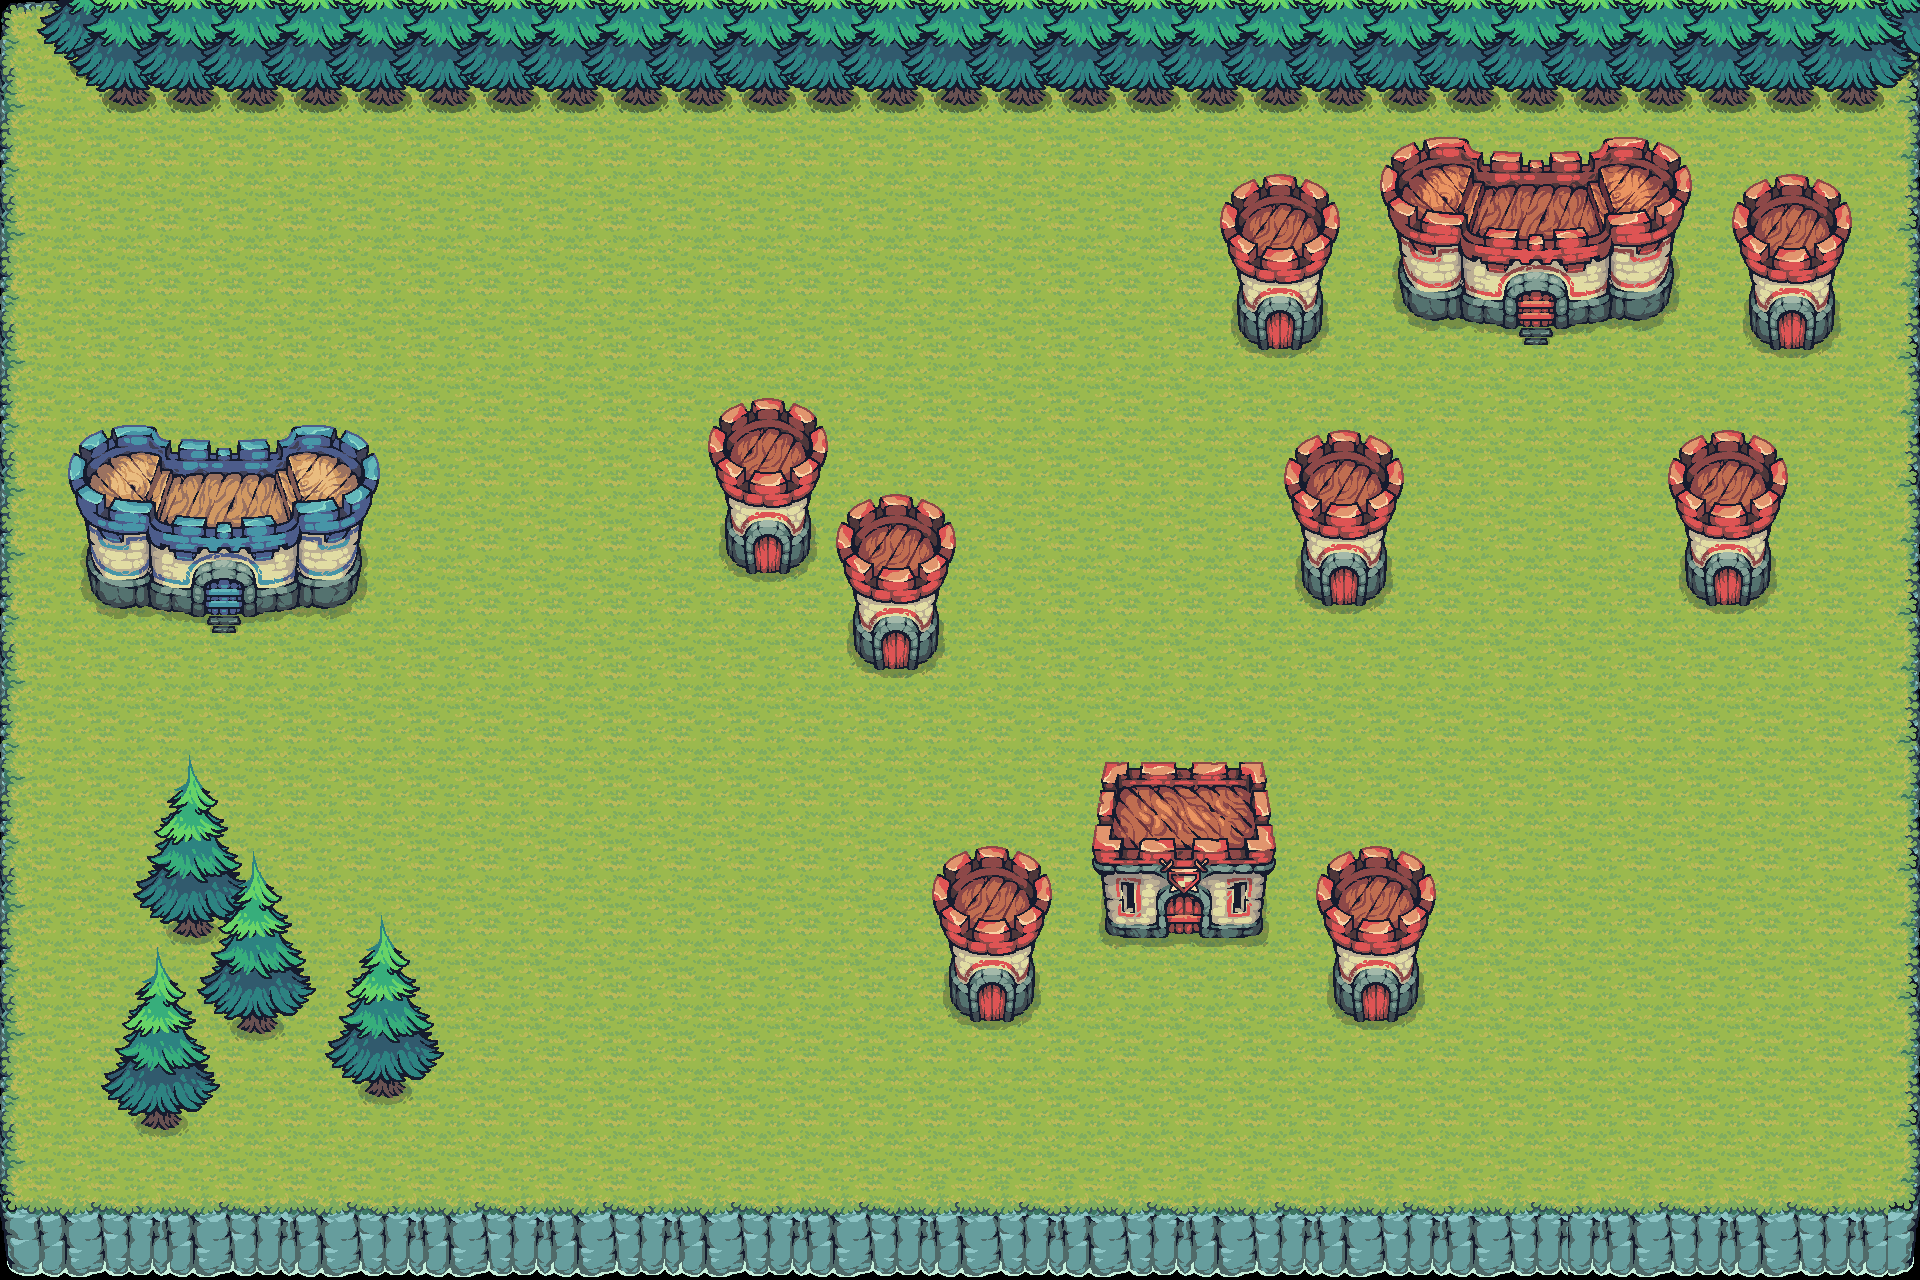

Below is a game level as drawn by its tile map, then a one-line description and the .tmx that defines it (tile-layer data replaced by summaries):
An orthogonal 60x40 tile map with 32x32 px tiles, 5 tile layers (Cama de Terreno, Camada Tree, Camada Rock, Camada Bushe, ...), 6 tilesets.

<map version="1.10" tiledversion="1.12.2" orientation="orthogonal" renderorder="right-down" width="60" height="40" tilewidth="32" tileheight="32" infinite="0" nextlayerid="7" nextobjectid="1">
 <tileset firstgid="1" source="../Tilesets/grass_color1.tsx" />
 <tileset firstgid="217" source="../Tilesets/Tower.tsx" />
 <tileset firstgid="249" source="../Tilesets/Barracks.tsx" />
 <tileset firstgid="297" source="../Tilesets/Castle.tsx" />
 <tileset firstgid="377" source="../Tilesets/BlueCastle.tsx" />
 <tileset firstgid="457" source="../Tilesets/Tree.tsx" />
 <layer id="1" name="Cama de Terreno" width="60" height="40">
  <data>[2400 cells, 2400 non-empty, 48 distinct tile ids]</data>
 </layer>
 <layer id="4" name="Camada Tree" width="60" height="40">
  <data>[2400 cells, 61 non-empty, 1 distinct tile ids]</data>
 </layer>
 <layer id="5" name="Camada Rock" width="60" height="40">
  <data>[2400 cells, 0 non-empty, 0 distinct tile ids]</data>
 </layer>
 <layer id="6" name="Camada Bushe" width="60" height="40">
  <data>[2400 cells, 0 non-empty, 0 distinct tile ids]</data>
 </layer>
 <layer id="3" name="Camada de Contrucoes" width="60" height="40">
  <data>[2400 cells, 418 non-empty, 220 distinct tile ids]</data>
 </layer>
</map>
